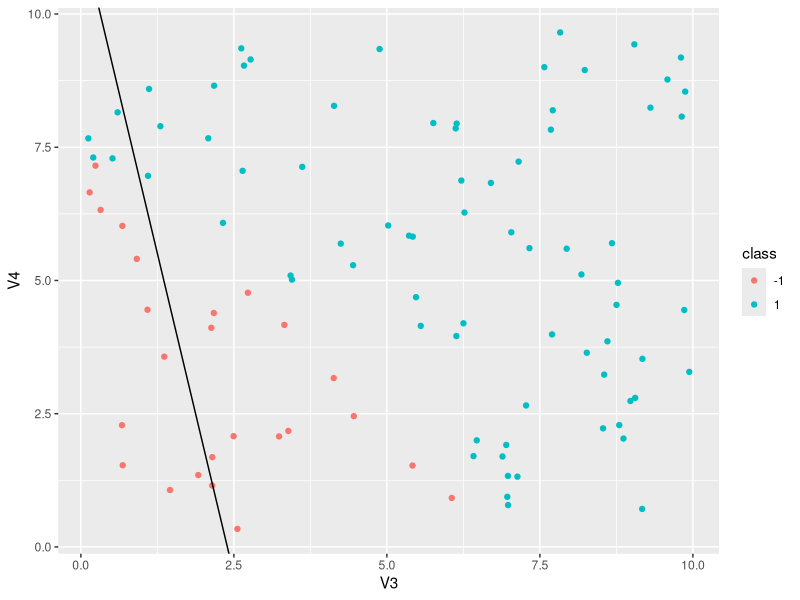

Generate this figure with R:
# This function generates a simple dataset
random.dataset = function(rows_number, feature_numbers, threshold) {
  samples = runif(rows_number * feature_numbers, min = 0, max = 10)
  dataset = matrix(samples, ncol = feature_numbers)
  target = ifelse(apply(dataset, 1, sum) >= threshold, 1, -1) # If MARGIN=1 the operation is applied on rows
  non_inputs = rep(1, rows_number)
  return(cbind(target, V0 = non_inputs, dataset))
}

# This function classify an input using the perceptron with the given weights
classify.perceptron = function(input, weights) {
  #return(ifelse(sum(input, weights) >= 0, 1, -1))
  return(sign(sum(input, weights)))
}

# Define the perceptron algorithm
train.perceptron = function(trainset, initial_threshold, learning_rate) {
  weights = c(-initial_threshold, runif(ncol(trainset)-2))
  n = nrow(trainset)
  target = trainset[, 1]
  inputs = trainset[, 2:ncol(trainset)]
  
  misclassified = TRUE
  while(!misclassified) {
    misclassified = FALSE
    for(i in 1:n) {
      prediction = classify.perceptron(inputs[i], weights)
      if(prediction != target[i]) {
        weights = weights + learning_rate * target[i] * inputs[i,]
        misclassified = TRUE
      }
    }
  }
  
  return(weights)
}

# Generate a two-feature dataset, plot its points and the decision boundary
library(ggplot2)
dataset = random.dataset(100, 2, 7.5)
weights = train.perceptron(dataset, 2, 0.1)
m = -weights[2] / weights[3]
q = -weights[1] / weights[3]
qplot(dataset[,3], dataset[,4], colour = factor(dataset[,1]), xlab = "V3", ylab = "V4") + labs(colour = "class") + geom_abline(slope = m, intercept = q)
